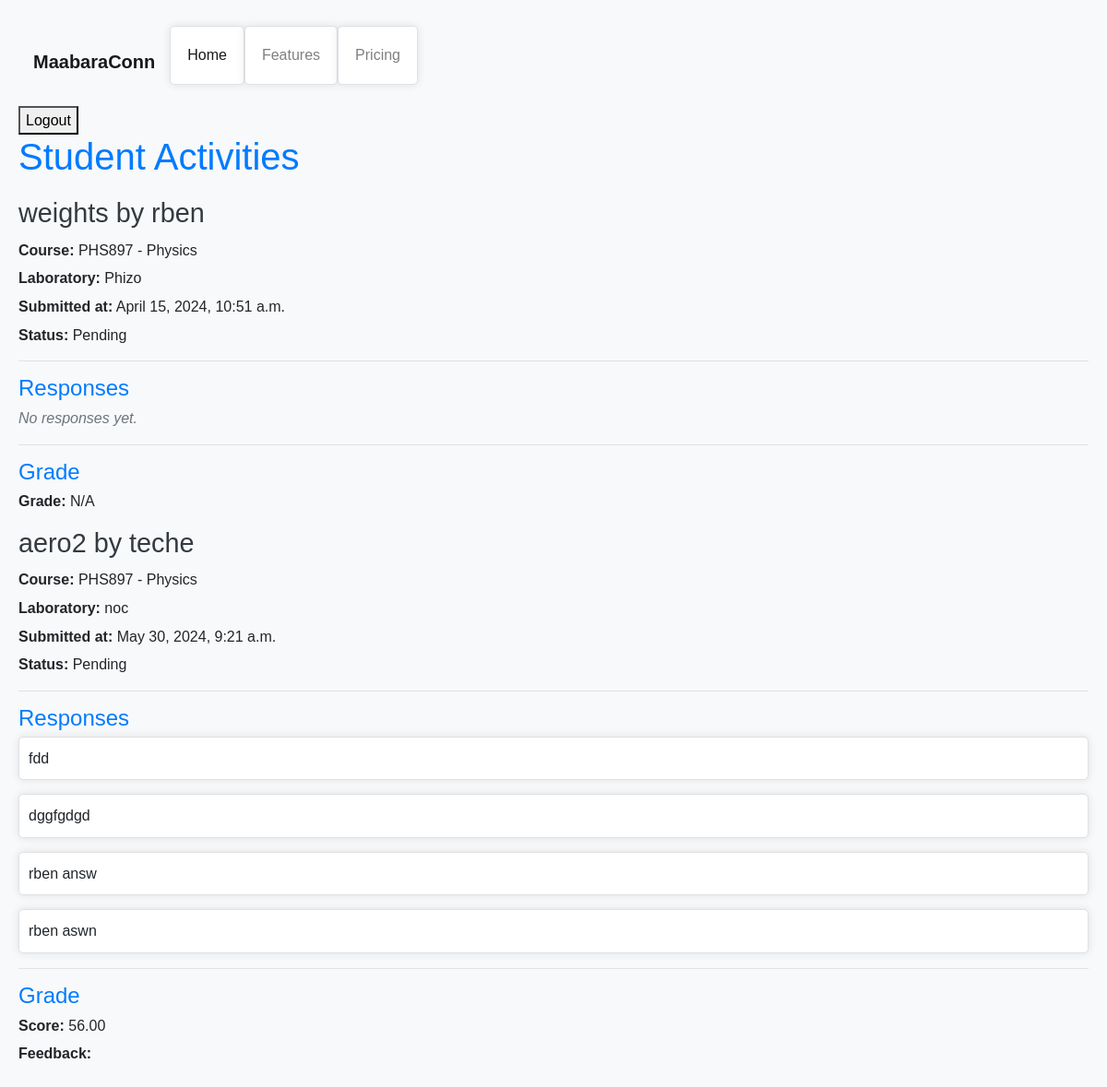
The page /users/activities/students/ (signed in) on the database as committed earlier.
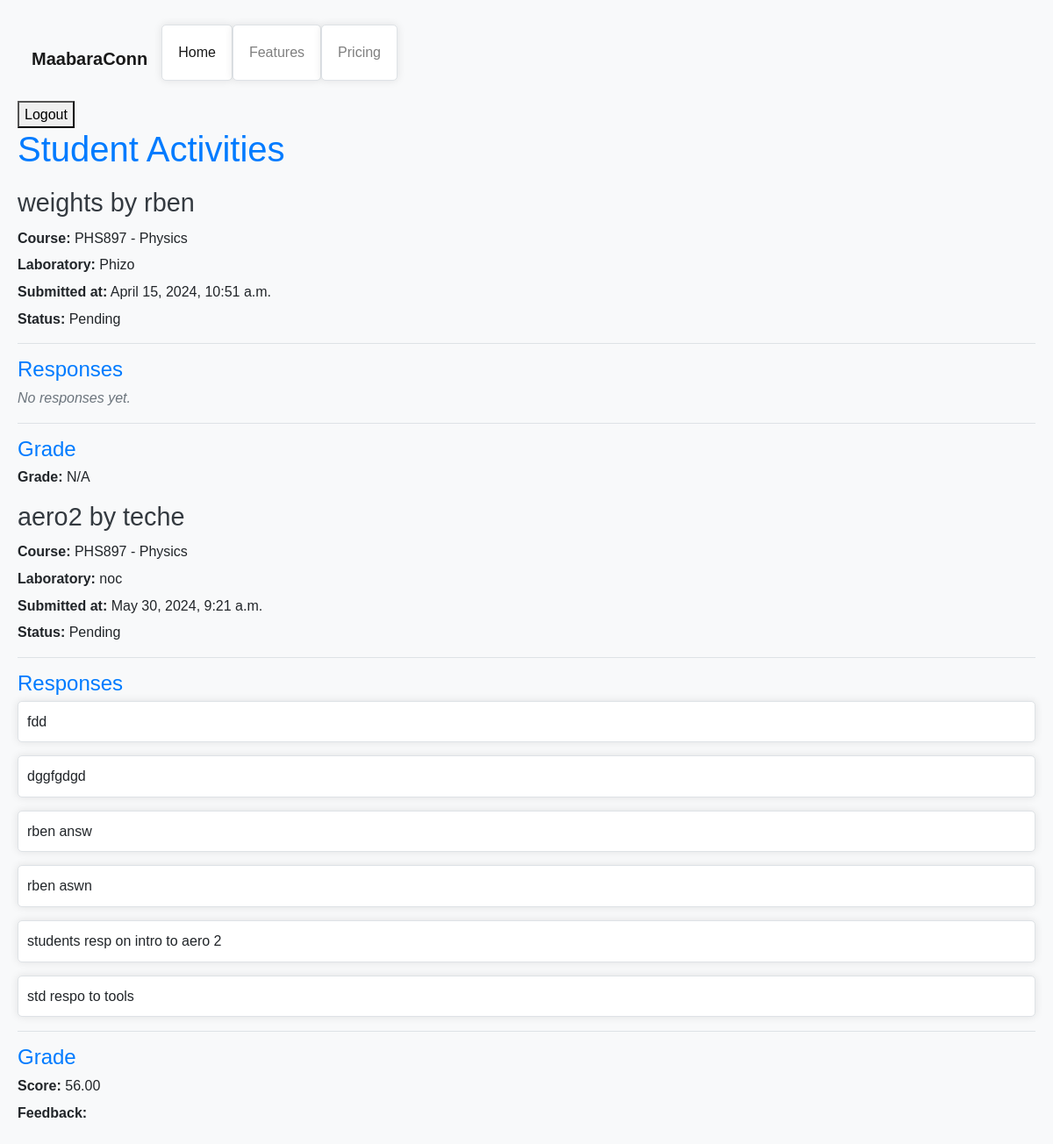
The same page on the database as committed later.
### users/models.py (models this page shows, shortened)
class LabReport(models.Model):
    REPORT_TYPE_CHOICES = [
        ('IND', 'Individual'),
        ('GRP', 'Group'),
    ]
    report_type = models.CharField(
        max_length=3, choices=REPORT_TYPE_CHOICES, default='IND')
    creator = models.ForeignKey(
        settings.AUTH_USER_MODEL, on_delete=models.CASCADE, related_name='created_lab_reports'
    )
    student = models.ForeignKey(
        settings.AUTH_USER_MODEL, on_delete=models.CASCADE, related_name='student_lab_reports', null=True, blank=True
    )
    course = models.ForeignKey(
        Course, on_delete=models.CASCADE, related_name='lab_reports'
    )
    title = models.CharField(max_length=255)
    description = models.TextField()
    laboratory = models.ForeignKey(
        Laboratory, on_delete=models.CASCADE, related_name='lab_reports', null=True
    )
    document = models.FileField(upload_to='lab_reports/')
    submitted_at = models.DateTimeField(auto_now_add=True)
    status = models.CharField(max_length=100, default='Pending')
    template = models.ForeignKey(
        LabTemplate, on_delete=models.SET_NULL, null=True, blank=True, related_name='lab_reports'
    )
    is_active = models.BooleanField(default=True)

class User(AbstractUser):
    class Role(models.TextChoices):
        STUDENT = 'ST', _('Student')
        LAB_TECH = 'LT', _('Lab Technician')
        LECTURER = 'LE', _('Lecturer')
    role = models.CharField(
        max_length=2,
        choices=Role.choices,
        default=Role.STUDENT,
    )
    groups = models.ManyToManyField(Group, verbose_name=_('groups'), blank=True, help_text=_(
        'The groups this user belongs to. A user will get all permissions granted to each of their groups.'),
        related_name="user_set_custom",
        related_query_name="user",
    )
    user_permissions = models.ManyToManyField(
        Permission,
        verbose_name=_('user permissions'),
        blank=True,
        help_text=_('Specific permissions for this user.'),
        related_name="user_set_custom",
        related_query_name="user",
    )

class Course(models.Model):
    name = models.CharField(max_length=255, unique=True)
    code = models.CharField(max_length=10, unique=True)
    lecturer = models.ForeignKey(
        User, on_delete=models.CASCADE, related_name='courses')
    student = models.ManyToManyField(
        User, related_name='enrolled_courses', blank=False)

class Laboratory(models.Model):
    course = models.ForeignKey(
        Course, on_delete=models.CASCADE, related_name='laboratories')
    name = models.CharField(max_length=255)
    creator = models.ForeignKey(
        settings.AUTH_USER_MODEL, on_delete=models.CASCADE, related_name='laboratories')

class StudentResponse(models.Model):
    section = models.ForeignKey(
        TemplateSection, on_delete=models.CASCADE, related_name='responses')
    student = models.ForeignKey(
        settings.AUTH_USER_MODEL, on_delete=models.CASCADE, related_name='responses')
    response_text = models.TextField()
    lab_report = models.ForeignKey(
        LabReport, on_delete=models.CASCADE, related_name='responses')
    marks_awarded = models.PositiveIntegerField(default=0)
    tech_feedback = models.TextField(blank=True)
    lecturer_feedback = models.TextField(blank=True)
    student_feedback = models.TextField(blank=True)
    submitted_at = models.DateTimeField(auto_now_add=True)

class Grade(models.Model):
    lab_report = models.OneToOneField(
        LabReport, on_delete=models.CASCADE, related_name='grade')
    score = models.DecimalField(max_digits=5, decimal_places=2)
    feedback = models.TextField(blank=True)
    graded_by = models.ForeignKey(
        User, on_delete=models.CASCADE, related_name='graded_reports')
    graded_at = models.DateTimeField(auto_now_add=True)

### users/views.py (the view)
# urls.py: path('activities/students/', views.view_student_activities,
def view_student_activities(request):
    if not request.user.is_authenticated or request.user.role != User.Role.LECTURER:
        return render(request, '403.html')  # or redirect to a login page
    lab_reports = LabReport.objects.all().select_related(
        'creator', 'course', 'laboratory', 'template').prefetch_related('responses')
    context = {
        'lab_reports': lab_reports,
    }
    return render(request, 'lecturer/student_activities.html', context)

### users/templates/lecturer/student_activities.html (shortened to what this page needs)
{% extends "base.html" %} {% block content %}
<h1>Student Activities</h1>
{% for report in lab_reports %}
<div style="margin-bottom: 15px">
  <h2>{{ report.title }} by {{ report.creator.username }}</h2>
  <p>
    <strong>Course:</strong> {{ report.course.code }} - {{ report.course.name }}
  </p>
  <p><strong>Laboratory:</strong> {{ report.laboratory.name }}</p>
  <p><strong>Submitted at:</strong> {{ report.submitted_at }}</p>
  <p><strong>Status:</strong> {{ report.status }}</p>
  <hr />
  <h3>Responses</h3>
  {% if report.responses.all %}
  <ul>
    {% for response in report.responses.all %}
    <li>{{ response.response_text }}</li>
    {% endfor %}
  </ul>
  {% else %}
  <p class="no-responses">No responses yet.</p>
  {% endif %}
  <hr />
  <h3>Grade</h3>
  {% if report.grade %}
  <p><strong>Score:</strong> {{ report.grade.score }}</p>
  <p><strong>Feedback:</strong> {{ report.grade.feedback }}</p>
  {% else %}
  <p><strong>Grade:</strong> N/A</p>
  {% endif %}
</div>
{% endfor %} {% endblock %}

Rows that differ between the two databases and show on the page:
added StudentResponse: response_text "students resp on intro to aero 2", shown under LabReport "aero2"
added StudentResponse: response_text "std respo to tools", shown under LabReport "aero2"
